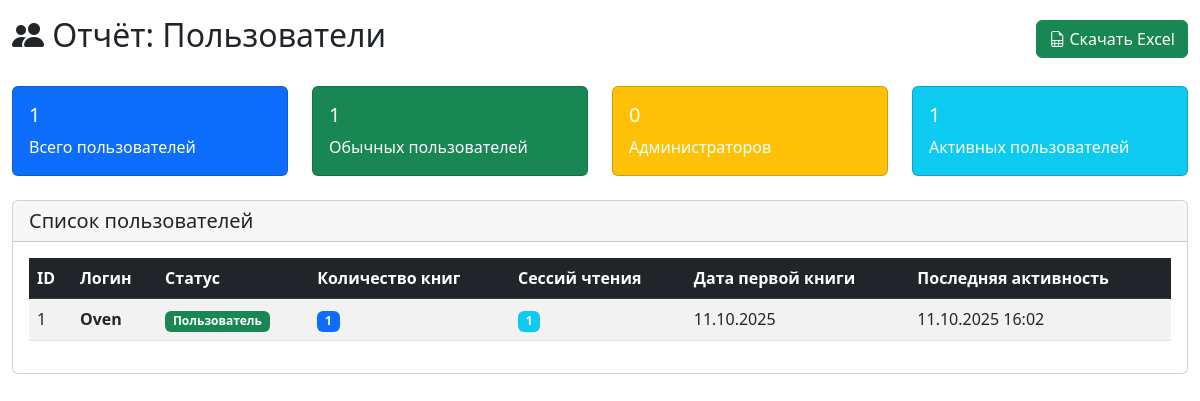
/php/reports_users.php (signed in), run on the app's committed database.
### tables this page shows
CREATE TABLE `users` (
  `UID` int NOT NULL AUTO_INCREMENT,
  `User_login` text,
  `User_password` int DEFAULT NULL,
  `Is_admin` tinyint(1) DEFAULT NULL,
  PRIMARY KEY (`UID`)
);

### WEB/php/reports_users.php (the view, shortened to what this page needs)
<?php
require_once 'db.php';
$query = "
    SELECT
        u.UID as user_id,
        u.User_login as login,
        u.Is_admin as is_admin,
        COUNT(DISTINCT ub.book_id) as books_count,
        COUNT(DISTINCT rp.id) as reading_sessions,
        MIN(ub.added_at) as first_book_date,
        MAX(rp.last_read_at) as last_activity
    FROM users u
    LEFT JOIN user_books ub ON u.UID = ub.user_id
    LEFT JOIN reading_progress rp ON u.UID = rp.user_id
    GROUP BY u.UID, u.User_login, u.Is_admin
    ORDER BY u.UID ASC
";
$result = mysqli_query($connect, $query);
$users = [];
if ($result) {
    while ($row = mysqli_fetch_assoc($result)) {
        $users[] = $row;
    }
} else {
    $error = "Ошибка выполнения запроса: " . mysqli_error($connect);
}
$total_users = count($users);
$admin_count = count(array_filter($users, function($u) { return $u['is_admin'] == 1; }));
$regular_users = $total_users - $admin_count;
$active_users = count(array_filter($users, function($u) { return !empty($u['last_activity']); }));
?>
<!DOCTYPE html>
<html lang="ru">
<head>
    <link href="https://cdn.jsdelivr.net/npm/bootstrap@5.2.1/dist/css/bootstrap.min.css" rel="stylesheet">
    <link rel="stylesheet" href="https://cdn.jsdelivr.net/npm/bootstrap-icons@1.7.2/font/bootstrap-icons.css">
</head>
<body>
    <div class="container-fluid py-3">
        <div class="d-flex justify-content-between align-items-center mb-4">
            <h2><i class="bi bi-people-fill"></i> Отчёт: Пользователи</h2>
            <a class="btn btn-success" href="?export=excel">
                <i class="bi bi-file-earmark-spreadsheet"></i> Скачать Excel
            </a>
        </div>
        <div class="row mb-4">
            <div class="col-md-3">
                <div class="card text-white bg-primary">
                    <div class="card-body">
                        <h5 class="card-title"><?= $total_users ?></h5>
                        <p class="card-text">Всего пользователей</p>
                    </div>
                </div>
            </div>
            <div class="col-md-3">
                <div class="card text-white bg-success">
                    <div class="card-body">
                        <h5 class="card-title"><?= $regular_users ?></h5>
                        <p class="card-text">Обычных пользователей</p>
                    </div>
                </div>
            </div>
            <div class="col-md-3">
                <div class="card text-white bg-warning">
                    <div class="card-body">
                        <h5 class="card-title"><?= $admin_count ?></h5>
                        <p class="card-text">Администраторов</p>
                    </div>
                </div>
            </div>
            <div class="col-md-3">
                <div class="card text-white bg-info">
                    <div class="card-body">
                        <h5 class="card-title"><?= $active_users ?></h5>
                        <p class="card-text">Активных пользователей</p>
                    </div>
                </div>
            </div>
        </div>
        <div class="card">
            <div class="card-header">
                <h5 class="mb-0">Список пользователей</h5>
            </div>
            <div class="card-body">
                <div class="table-responsive">
                    <table class="table table-striped table-hover">
                        <thead class="table-dark">
                            <tr>
                                <th>ID</th>
                                <th>Логин</th>
                                <th>Статус</th>
                                <th>Количество книг</th>
                                <th>Сессий чтения</th>
                                <th>Дата первой книги</th>
                                <th>Последняя активность</th>
                            </tr>
                        </thead>
                        <tbody>
                            <?php if (!empty($users)): ?>
                                <?php foreach ($users as $user): ?>
                                    <tr>
                                        <td><?= $user['user_id'] ?></td>
                                        <td><strong><?= htmlspecialchars($user['login']) ?></strong></td>
                                        <td>
                                            <?php if ($user['is_admin'] == 1): ?>
                                                <span class="badge bg-danger">Администратор</span>
                                            <?php else: ?>
                                                <span class="badge bg-success">Пользователь</span>
                                            <?php endif; ?>
                                        </td>
                                        <td>
                                            <span class="badge bg-primary"><?= $user['books_count'] ?: 0 ?></span>
                                        </td>
                                        <td>
                                            <span class="badge bg-info"><?= $user['reading_sessions'] ?: 0 ?></span>
                                        </td>
                                        <td>
                                            <?php if (!empty($user['first_book_date'])): ?>
                                                <?= date('d.m.Y', strtotime($user['first_book_date'])) ?>
                                            <?php else: ?>
                                                <span class="text-muted">-</span>
                                            <?php endif; ?>
                                        </td>
                                        <td>
                                            <?php if (!empty($user['last_activity'])): ?>
                                                <?= date('d.m.Y H:i', strtotime($user['last_activity'])) ?>
                                            <?php else: ?>
                                                <span class="text-muted">Нет активности</span>
                                            <?php endif; ?>
                                        </td>
                                    </tr>
                                <?php endforeach; ?>
                            <?php endif; ?>
                        </tbody>
                    </table>
                </div>
            </div>
        </div>
    </div>
</body>
</html>

### data on the page
users: Is_admin "1", Is_admin "0", UID "1", User_login "Oven", shows "Пользователь", books_count "1", reading_sessions "1", first_book_date "11.10.2025", last_activity "11.10.2025 16:02"

### other printed values
$total_users "1"
$active_users "1"
